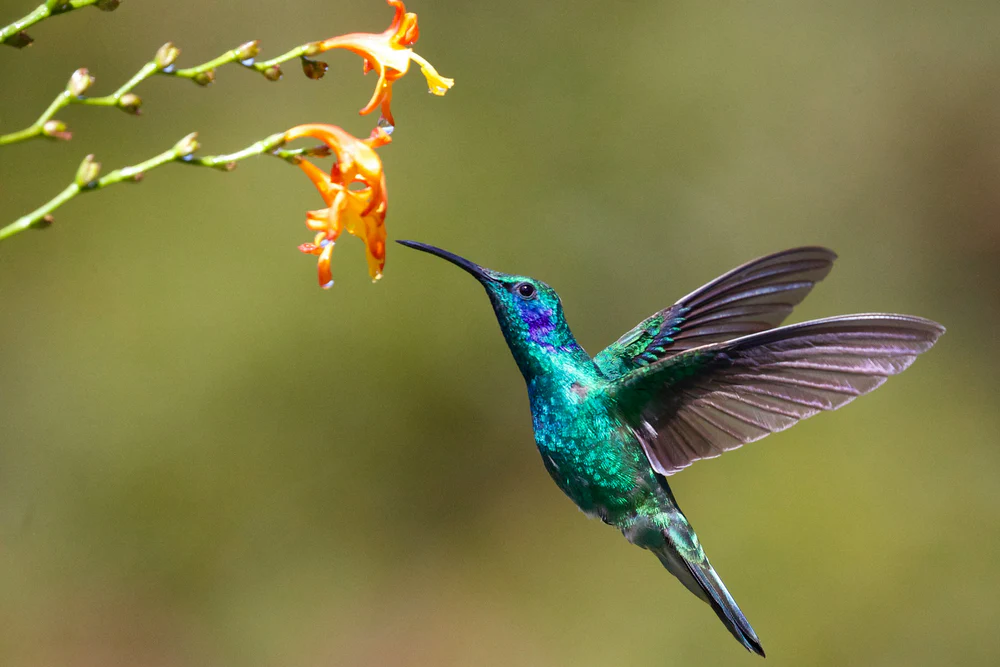
#> input picture Data/hummingbird.jpg, 1000 x 667 px
$ python segmentRegion.py
#> lines starting #> are read from the running program, lines starting #| are printed output that depends on the picture; after the words box and inside, x2 and y2 are one past the last pixel; in counts of white or black regions, pixels touching at a corner belong together
import cv2
import numpy as np

path = "../Data/hummingbird.jpg"
img = cv2.imread(path)
#> img is the input picture: shape (667, 1000, 3); mean B, G, R 70.5, 123.9, 126.2
blur_kernel = (5, 5)
img = cv2.blur(img, blur_kernel)

#output image
height, width, _ = img.shape
#> height = 667; width = 1000
output = np.zeros((height, width), np.uint8)

#edges
thres1 = 10
thres2 = 100
canny = cv2.Canny(img, thres1, thres2)
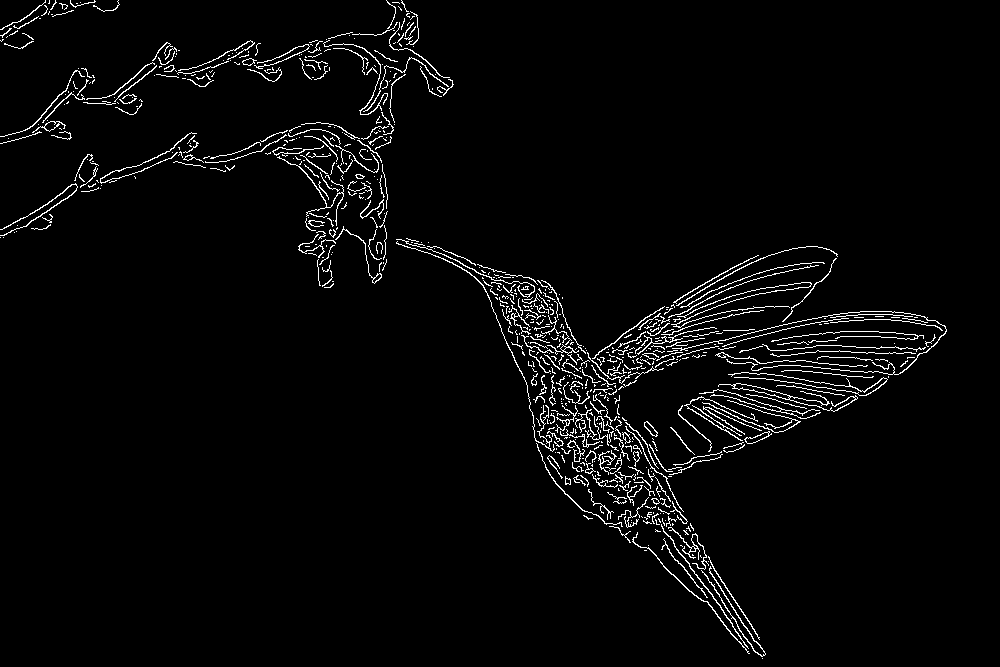
#> canny: shape (667, 1000); 3.1% white in thin lines or dots

#applying closing to fill edges
clos_kernel = np.ones((3, 3)) # 5x5 or 3x3 is well
closing = cv2.morphologyEx(canny, cv2.MORPH_CLOSE, clos_kernel)
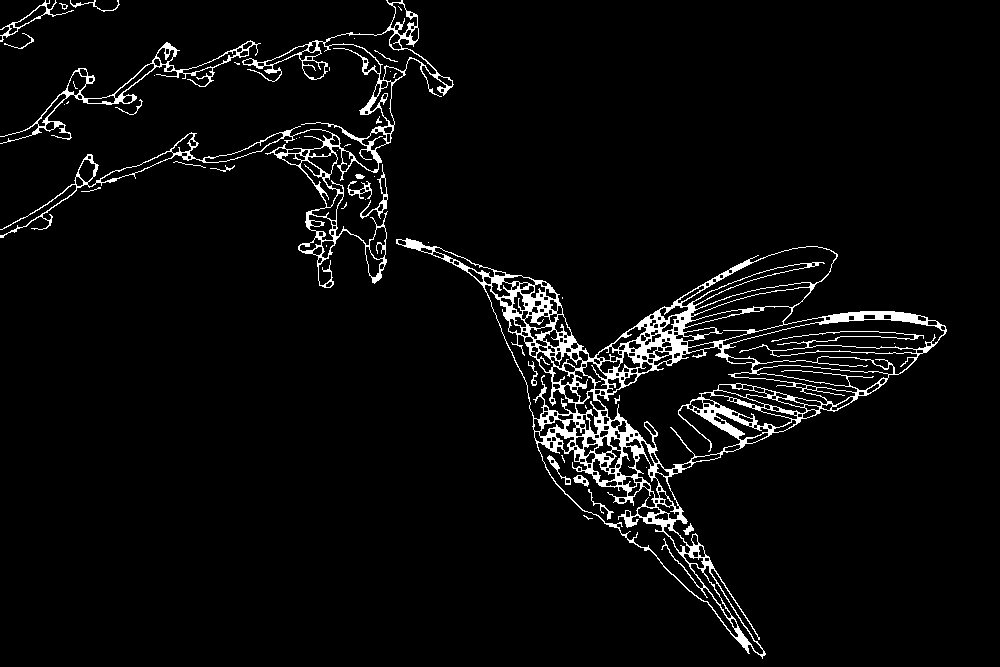
#> closing: shape (667, 1000); 4.4% white; 47 white regions (25 under 20 px)

#find contours
contours, _ = cv2.findContours(closing, cv2.RETR_EXTERNAL, cv2.CHAIN_APPROX_SIMPLE)
#> contours = 31 contours, 22 with area under 20; largest, box (x1, y1, x2, y2) and area: (396, 238, 947, 659) 69144, (0, 0, 454, 288) 12110, (0, 40, 261, 144) 2586, (0, 0, 74, 42) 407, (360, 164, 388, 219) 232

#draw contours
regions = []
for i in range(len(contours)):
    area = cv2.contourArea(contours[i])
    regions.append(area)
#> this loop made 31 passes
#> area on passes 1, 5, 9, 11, 13, 26, 29, 30, 31: 42, 69143.5, 119.5, 25.5, 232, 2586, 12110, 36, 407
#> after the loop, regions = 31 values, max 69143.5 at index 4, min 0 at index 2, mean 2735.1

maxContour = regions.index(max(regions)) #find te biggest
#> maxContour = 4
cv2.drawContours(img, contours, maxContour, (0, 255, 0), 3)
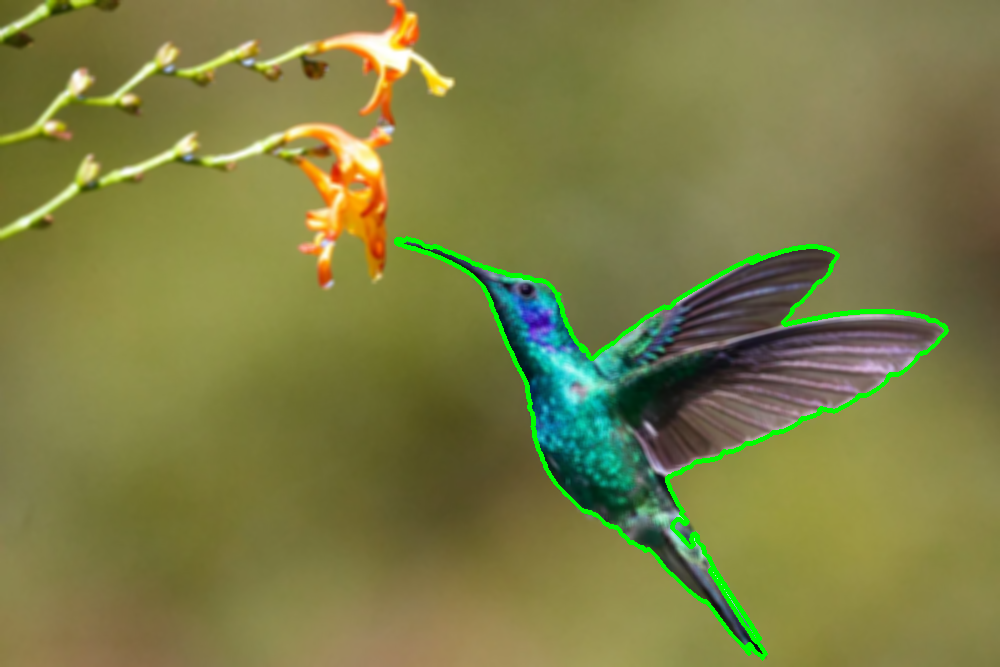
#> img: shape (667, 1000, 3); mean B, G, R 69.2, 125.8, 124.6

#create the output image
cnt = contours[maxContour]
#> cnt = contour of 1141 points, box (x1, y1, x2, y2) (396, 238, 947, 659), area 69144
cv2.drawContours(output, [cnt], 0, 255, cv2.FILLED)
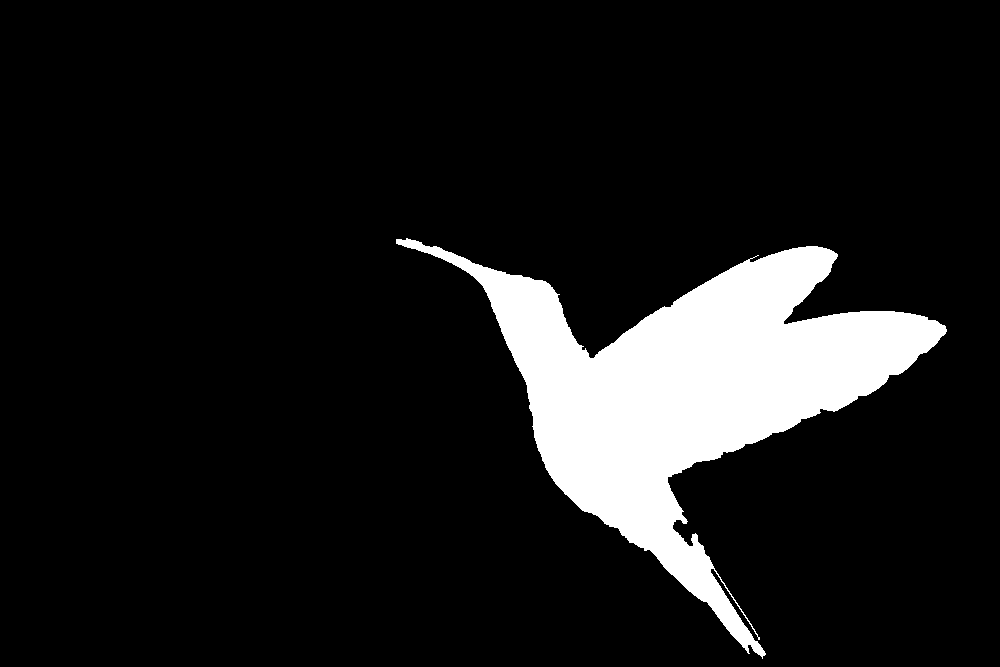
#> output: shape (667, 1000); 10.5% white; 1 white region, box (x1, y1, x2, y2) and area: (396, 238, 947, 659) 70137

cv2.imshow("Binary Image", img)
#cv2.imshow("Canny", closing)
cv2.imshow("Mask", output)
cv2.waitKey(0)
cv2.destroyAllWindows()
